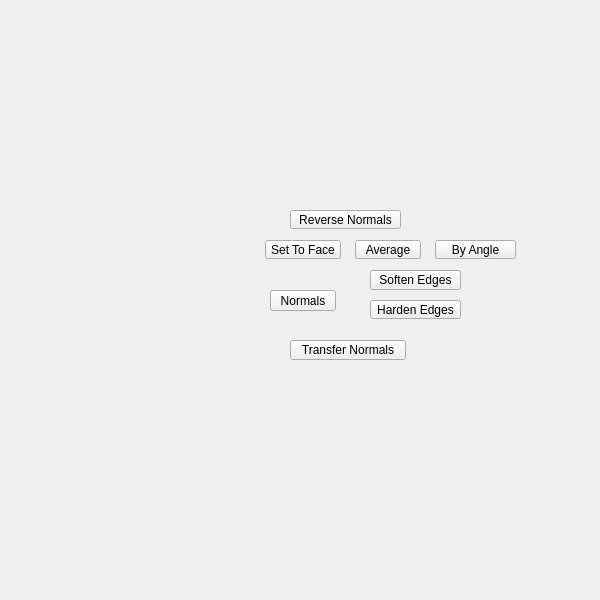
<?xml version="1.0" encoding="UTF-8"?>
<ui version="4.0">
 <class>QtUi</class>
 <widget class="QMainWindow" name="QtUi">
  <property name="enabled">
   <bool>true</bool>
  </property>
  <property name="geometry">
   <rect>
    <x>0</x>
    <y>0</y>
    <width>600</width>
    <height>600</height>
   </rect>
  </property>
  <property name="sizePolicy">
   <sizepolicy hsizetype="Ignored" vsizetype="Ignored">
    <horstretch>0</horstretch>
    <verstretch>0</verstretch>
   </sizepolicy>
  </property>
  <property name="minimumSize">
   <size>
    <width>0</width>
    <height>0</height>
   </size>
  </property>
  <property name="maximumSize">
   <size>
    <width>600</width>
    <height>600</height>
   </size>
  </property>
  <property name="cursor">
   <cursorShape>ArrowCursor</cursorShape>
  </property>
  <property name="whatsThis">
   <string>main</string>
  </property>
  <property name="toolButtonStyle">
   <enum>Qt::ToolButtonIconOnly</enum>
  </property>
  <property name="tabShape">
   <enum>QTabWidget::Triangular</enum>
  </property>
  <property name="dockNestingEnabled">
   <bool>true</bool>
  </property>
  <property name="dockOptions">
   <set>QMainWindow::AllowNestedDocks|QMainWindow::AllowTabbedDocks|QMainWindow::AnimatedDocks|QMainWindow::ForceTabbedDocks</set>
  </property>
  <widget class="QWidget" name="widget">
   <property name="sizePolicy">
    <sizepolicy hsizetype="Ignored" vsizetype="Ignored">
     <horstretch>0</horstretch>
     <verstretch>0</verstretch>
    </sizepolicy>
   </property>
   <widget class="QPushButton" name="i005">
    <property name="geometry">
     <rect>
      <x>270</x>
      <y>290</y>
      <width>66</width>
      <height>21</height>
     </rect>
    </property>
    <property name="minimumSize">
     <size>
      <width>0</width>
      <height>21</height>
     </size>
    </property>
    <property name="maximumSize">
     <size>
      <width>16777215</width>
      <height>21</height>
     </size>
    </property>
    <property name="whatsThis">
     <string>normals</string>
    </property>
    <property name="text">
     <string>Normals</string>
    </property>
   </widget>
   <widget class="PushButton" name="tb001">
    <property name="enabled">
     <bool>true</bool>
    </property>
    <property name="geometry">
     <rect>
      <x>435</x>
      <y>240</y>
      <width>81</width>
      <height>19</height>
     </rect>
    </property>
    <property name="maximumSize">
     <size>
      <width>999</width>
      <height>19</height>
     </size>
    </property>
    <property name="toolTip">
     <string>Harden all creased edges on the selected object.</string>
    </property>
    <property name="text">
     <string>By Angle</string>
    </property>
    <property name="iconSize">
     <size>
      <width>18</width>
      <height>18</height>
     </size>
    </property>
   </widget>
   <widget class="QPushButton" name="b010">
    <property name="enabled">
     <bool>true</bool>
    </property>
    <property name="geometry">
     <rect>
      <x>290</x>
      <y>210</y>
      <width>111</width>
      <height>19</height>
     </rect>
    </property>
    <property name="maximumSize">
     <size>
      <width>999</width>
      <height>19</height>
     </size>
    </property>
    <property name="toolTip">
     <string>Reverse Selected Normals</string>
    </property>
    <property name="text">
     <string>Reverse Normals</string>
    </property>
    <property name="iconSize">
     <size>
      <width>18</width>
      <height>18</height>
     </size>
    </property>
   </widget>
   <widget class="QPushButton" name="b006">
    <property name="enabled">
     <bool>true</bool>
    </property>
    <property name="geometry">
     <rect>
      <x>265</x>
      <y>240</y>
      <width>76</width>
      <height>19</height>
     </rect>
    </property>
    <property name="maximumSize">
     <size>
      <width>999</width>
      <height>19</height>
     </size>
    </property>
    <property name="toolTip">
     <string>Set Normals to face</string>
    </property>
    <property name="text">
     <string>Set To Face</string>
    </property>
    <property name="iconSize">
     <size>
      <width>18</width>
      <height>18</height>
     </size>
    </property>
   </widget>
   <widget class="PushButton" name="tb004">
    <property name="enabled">
     <bool>true</bool>
    </property>
    <property name="geometry">
     <rect>
      <x>355</x>
      <y>240</y>
      <width>66</width>
      <height>19</height>
     </rect>
    </property>
    <property name="minimumSize">
     <size>
      <width>0</width>
      <height>0</height>
     </size>
    </property>
    <property name="maximumSize">
     <size>
      <width>999</width>
      <height>19</height>
     </size>
    </property>
    <property name="toolTip">
     <string>Average Edge Normals</string>
    </property>
    <property name="text">
     <string>Average</string>
    </property>
    <property name="iconSize">
     <size>
      <width>18</width>
      <height>18</height>
     </size>
    </property>
   </widget>
   <widget class="QPushButton" name="b000">
    <property name="enabled">
     <bool>true</bool>
    </property>
    <property name="geometry">
     <rect>
      <x>370</x>
      <y>270</y>
      <width>91</width>
      <height>20</height>
     </rect>
    </property>
    <property name="minimumSize">
     <size>
      <width>60</width>
      <height>20</height>
     </size>
    </property>
    <property name="maximumSize">
     <size>
      <width>999</width>
      <height>20</height>
     </size>
    </property>
    <property name="toolTip">
     <string>&lt;html&gt;&lt;head/&gt;&lt;body&gt;&lt;p&gt;&lt;span style=&quot; text-decoration: underline;&quot;&gt;Soften edge normals&lt;/span&gt;&lt;/p&gt;&lt;/body&gt;&lt;/html&gt;</string>
    </property>
    <property name="text">
     <string>Soften Edges</string>
    </property>
    <property name="iconSize">
     <size>
      <width>18</width>
      <height>18</height>
     </size>
    </property>
   </widget>
   <widget class="QPushButton" name="b002">
    <property name="enabled">
     <bool>true</bool>
    </property>
    <property name="geometry">
     <rect>
      <x>290</x>
      <y>340</y>
      <width>116</width>
      <height>20</height>
     </rect>
    </property>
    <property name="minimumSize">
     <size>
      <width>60</width>
      <height>20</height>
     </size>
    </property>
    <property name="maximumSize">
     <size>
      <width>999</width>
      <height>20</height>
     </size>
    </property>
    <property name="toolTip">
     <string>Transfer the normal information from the first selected object to all remaining.</string>
    </property>
    <property name="text">
     <string>Transfer Normals</string>
    </property>
    <property name="iconSize">
     <size>
      <width>18</width>
      <height>18</height>
     </size>
    </property>
   </widget>
   <widget class="PushButton" name="b001">
    <property name="enabled">
     <bool>true</bool>
    </property>
    <property name="geometry">
     <rect>
      <x>370</x>
      <y>300</y>
      <width>91</width>
      <height>19</height>
     </rect>
    </property>
    <property name="maximumSize">
     <size>
      <width>999</width>
      <height>19</height>
     </size>
    </property>
    <property name="toolTip">
     <string>Harden all creased edges on the selected object.</string>
    </property>
    <property name="text">
     <string>Harden Edges</string>
    </property>
    <property name="iconSize">
     <size>
      <width>18</width>
      <height>18</height>
     </size>
    </property>
   </widget>
  </widget>
 </widget>
 <customwidgets>
  <customwidget>
   <class>PushButton</class>
   <extends>QPushButton</extends>
   <header>widgets.pushbutton.h</header>
  </customwidget>
 </customwidgets>
 <resources/>
 <connections/>
 <designerdata>
  <property name="gridDeltaX">
   <number>5</number>
  </property>
  <property name="gridDeltaY">
   <number>10</number>
  </property>
  <property name="gridSnapX">
   <bool>true</bool>
  </property>
  <property name="gridSnapY">
   <bool>true</bool>
  </property>
  <property name="gridVisible">
   <bool>true</bool>
  </property>
 </designerdata>
</ui>
